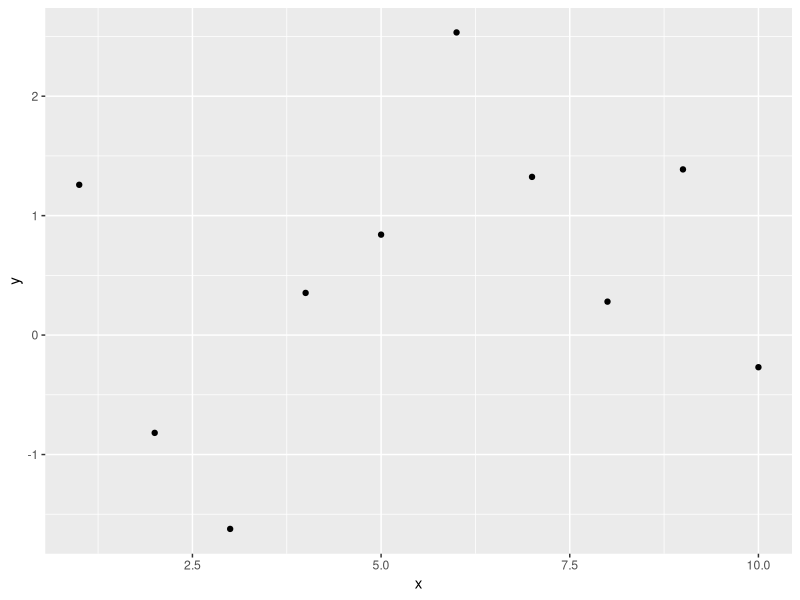

R code for this plot:
## ---- chunk 1
library(tidyverse)
df = tibble(x = 1:10, y = rnorm(10))

df |> ggplot(aes(x, y)) + geom_point()
